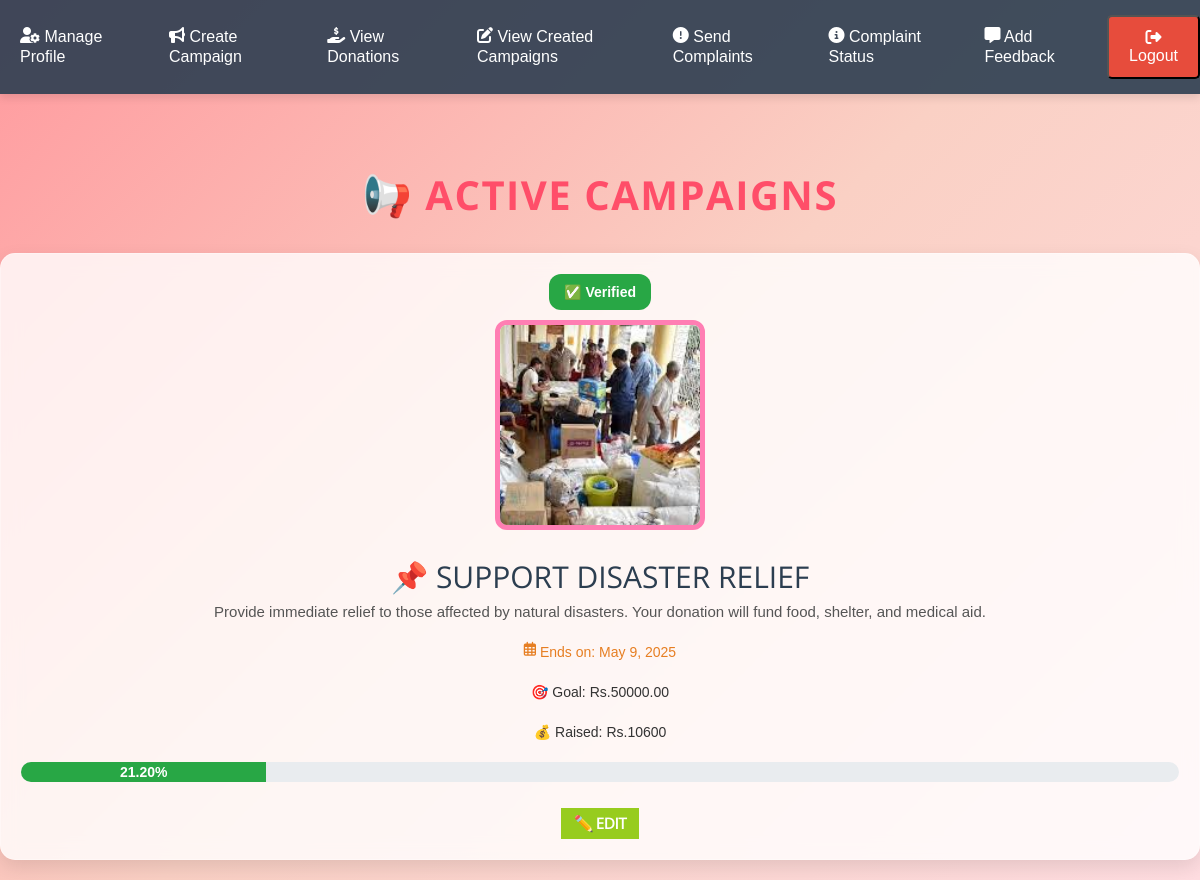
The page /home/campaigns/ (signed in) on the database as committed earlier.
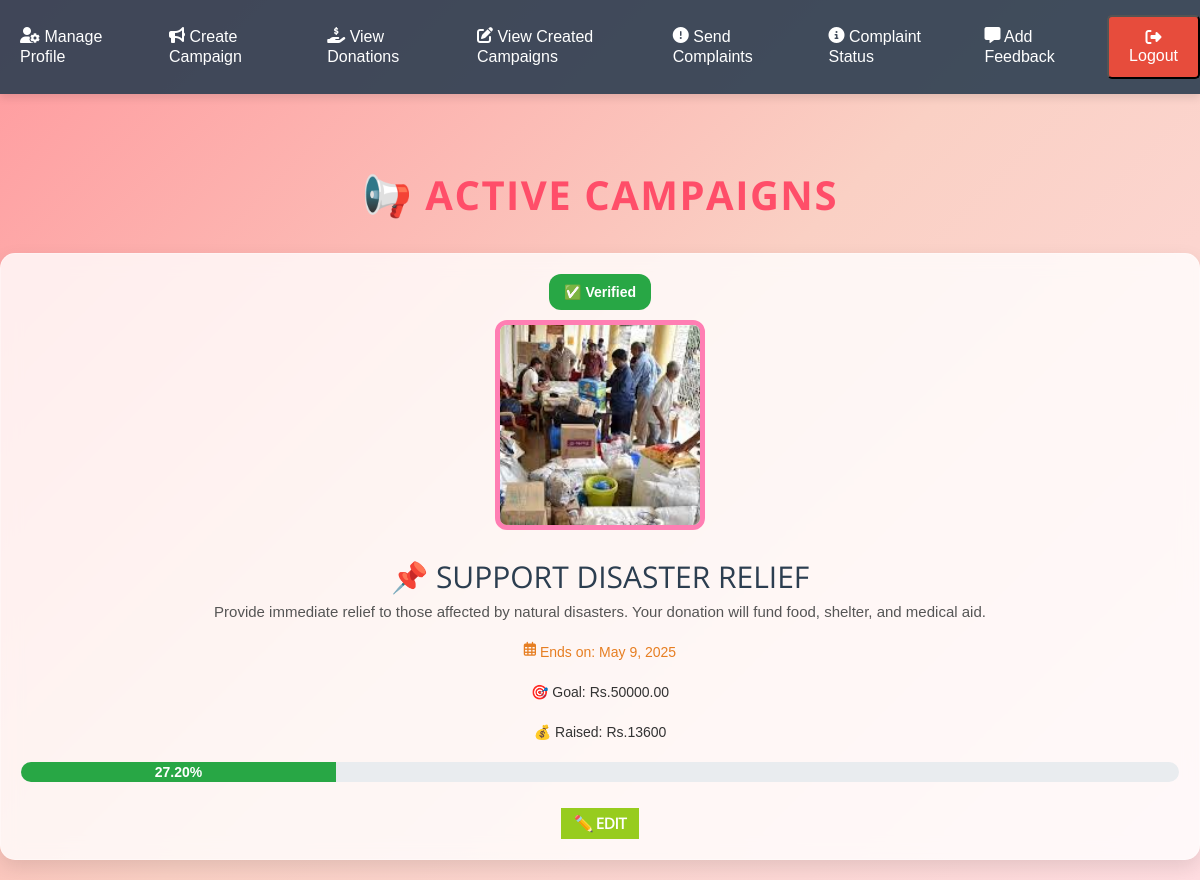
The same page on the database as committed later.
### home/models.py (models this page shows, shortened)
class Campaign(models.Model):
    organization = models.ForeignKey(
        "Organization", on_delete=models.CASCADE, related_name="campaigns"
    )
    title = models.CharField(max_length=255)
    description = models.TextField()
    goal_amount = models.DecimalField(max_digits=10, decimal_places=2)
    raised_amount = models.DecimalField(max_digits=10, decimal_places=2, default=0.00)
    end_date = models.DateField()
    image = models.ImageField(upload_to="campaign_images/", blank=True, null=True)
    created_by = models.ForeignKey(
        User, on_delete=models.CASCADE, related_name="campaigns", null=True, blank=True
    )
    created_at = models.DateTimeField(auto_now_add=True)
    verified = models.BooleanField(default=False)
    is_edit_pending = models.BooleanField(default=False)
    STATUS_CHOICES = [
        ("Ongoing", "Ongoing"),
        ("Completed", "Completed"),
    ]
    status = models.CharField(max_length=10, choices=STATUS_CHOICES, default="Ongoing")

### home/views.py (the view)
# urls.py: path("campaigns/", views.campaign_list, name="campaign_list"),
@login_required
def campaign_list(request):
    campaigns = Campaign.objects.filter(created_by=request.user)
    for campaign in campaigns:
        campaign.raised_amount = campaign.donation_set.aggregate(Sum('amount'))['amount__sum'] or 0
        campaign.progress_percentage = (campaign.raised_amount / campaign.goal_amount) * 100 if campaign.goal_amount > 0 else 0
    return render(request, "campaign_list.html", {"campaigns": campaigns})

### templates/campaign_list.html (shortened to what this page needs)
{% load static %}
<!DOCTYPE html>
<html lang="en">
<head>
    <link rel="stylesheet" href="{% static 'css/style.css' %}" />
    <link rel="stylesheet" href="https://cdnjs.cloudflare.com/ajax/libs/font-awesome/6.5.1/css/all.min.css" />
</head>
<body>
    <nav class="navbar">
        <div class="link-container">
            <a href="{% url 'org_profile' %}"><i class="fas fa-user-cog"></i> Manage Profile</a>
            <a href="{% url 'create_campaign' %}"><i class="fas fa-bullhorn"></i> Create Campaign</a>
            <a href="{% url 'organization_donations' %}"><i class="fas fa-hand-holding-usd"></i> View Donations</a>
            <a href="{% url 'campaign_list' %}"><i class="fas fa-edit"></i> View Created Campaigns</a>
            <a href="{% url 'submit_org_complaint' %}"><i class="fas fa-exclamation-circle"></i> Send Complaints</a>
            <a href="{% url 'org_complaint_list' %}"><i class="fas fa-info-circle"></i> Complaint Status</a>
            <a href="{% url 'organization_feedback' %}"><i class="fas fa-comment-alt"></i> Add Feedback</a>
            <form action="{% url 'donorlogout' %}" method="post" style="display: inline;">
                <button type="submit" class="btn-logout">
                    <i class="fas fa-sign-out-alt"></i> Logout
                </button>
            </form>
        </div>
    </nav>
    <div class="container" style="margin-top: 100px;">
        <h2 class="section-title">📢 Active Campaigns</h2>
        {% if campaigns %}
            {% for campaign in campaigns %}
                <div class="campaign-card">
                    {% if campaign.is_edit_pending %}
                        <span class="status-badge status-edit-pending">✏️ Edit Pending</span>
                    {% elif campaign.verified %}
                        <span class="status-badge status-verified">✅ Verified</span>
                    {% else %}
                        <span class="status-badge status-pending">⏳ Pending Verification</span>
                    {% endif %}
                    <div class="image-container">
                        {% if campaign.image %}
                            <img src="{{ campaign.image.url }}" class="campaign-img" alt="{{ campaign.title }}">
                        {% else %}
                            <img src="https://via.placeholder.com/200" class="campaign-img" alt="No Image Available">
                        {% endif %}
                    </div>
                    <h3 style="color: #2c3e50; margin: 10px 0;">📌 {{ campaign.title }}</h3>
                    <p style="padding: 0 10px; font-size: 15px; color: #555;">{{ campaign.description }}</p>
                    <p style="color: #e67e22;"><i class="far fa-calendar-alt"></i> Ends on: {{ campaign.end_date }}</p>
                    <p class="fw-bold">🎯 Goal: Rs.{{ campaign.goal_amount }}</p>
                    <p class="text-success fw-bold">💰 Raised: Rs.{{ campaign.raised_amount }}</p>
                    <div class="progress">
                        <div class="progress-bar" style="width: {{ campaign.progress_percentage }}%;">
                            {{ campaign.progress_percentage|floatformat:2 }}%
                        </div>
                    </div>
                    {% if campaign.raised_amount >= campaign.goal_amount %}
                        <button class="btn-closed mt-2">🚫 Campaign Closed</button>
                    {% else %}
                        <a href="{% url 'edit_campaign' campaign.id %}" class="btn btn-warning mt-2">✏️ Edit</a>
                    {% endif %}
                </div>
            {% endfor %}
        {% else %}
            <p class="text-center text-muted">No campaigns available.</p>
        {% endif %}
    </div>
</body>
</html>

Rows that differ between the two databases and show on the page:
changed Campaign "SUPPORT DISASTER RELIEF": raised_amount "10600" → "13600"; {{ campaign.progress_percentage }} 21.200 → 27.200 (drawn); progress_percentage "21.20" → "27.20"
